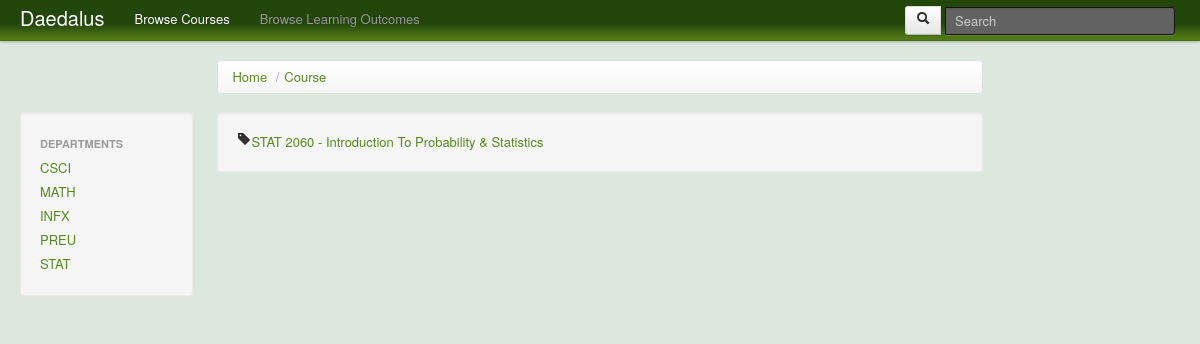
Page /index.php?q=course/STAT on the committed database.
### tables this page shows
CREATE TABLE `dae_course` (
  `id` int(11) NOT NULL auto_increment,
  `course_code` varchar(4) NOT NULL,
  `course_number` int(11) NOT NULL,
  `course_name` varchar(150) NOT NULL,
  `course` varchar(9) default NULL,
  `mapped` tinyint(4) NOT NULL default '0',
  `viewable` tinyint(4) NOT NULL default '1',
  PRIMARY KEY  (`id`)
);

### index.php (called while the page is built, shortened)
<?php
	require_once('./classes/ContentEngine.php');
	require_once('./classes/Courses.php');
	require_once('./classes/Query.php');
	$generator = new ContentEngine();
?>

### classes/Query.php (called while the page is built, shortened)
<?php
require_once('config/mysql.config.php');
$mysql_link = $mysql_link;
class Query {
  public static function escapeString($array) {
    global $mysql_link;
    $escaped_array = array();
    foreach($array as $key=>$val) {
      $escapedKey = mysqli_real_escape_string($mysql_link, $key);
      $escapedVal = mysqli_real_escape_string($mysql_link, $val);
      $escaped_array[$escapedKey] = $escapedVal;
    }
    return $escaped_array;
  }
  public static function d_query($query) {
    global $mysql_link;
    $x = mysqli_query($mysql_link, $query) or die(mysqli_error($mysql_link));
    return $x;
  }
  public static function d_queryCol($table, $colName, $whereConditions=null, $sort=null, $limit=null) {
    $query = "
      SELECT DISTINCT(".$colName.")
      FROM `$table` ";
    $result = self::d_query($query);
    $row_array = array();
    while($row = mysqli_fetch_assoc($result)) {
      $row_array[] = $row[$colName];
    }
    return $row_array;
  }
  public static function d_queryAll($table, $whereConditions=null, $sort=null, $limit=null) {
    $query = "
      SELECT *
      FROM `$table` ";
    if(is_array($whereConditions)) {
      $query .= "WHERE ";
      $count = count($whereConditions);
      $whereConditions = self::escapeString($whereConditions);
      foreach($whereConditions as $col=>$val) {
        $query .= "$col = '$val' ";
      }
    }
    else if($whereConditions) {
      die('Error: query where conditions');
      return null;
    }
		if($sort) {
			$query .= 'ORDER BY '.$sort.' ';
		}
    $result = self::d_query($query);
    $row_array = array();
    while($row = mysqli_fetch_assoc($result)) {
      $row_array[] = (object)$row;
    }
    return $row_array;
  }
}

### classes/Courses.php (the view, shortened to what this page needs)
<?php
require_once('Query.php');
class Courses {
  public static function getCourseCodeList() {
    return Query::d_queryCol('dae_course', 'course_code');
  }
  public static function getBrowseCourseList() {
    $courseCode_array = self::getCourseCodeList();
    $courses_list = array();
    foreach($courseCode_array as $code) {
      $courses_array = Query::d_queryAll('dae_course', array('course_code'=>$code), 'course_number');
      foreach($courses_array as $course_obj) {
        $course_obj->hyperlink = '<a href="index.php?q=course/'.strtolower($course_obj->course_code).'/'.$course_obj->course_number .'">'. $course_obj->course .' - '. $course_obj->course_name .'</a>';
        $courses_list[$code][$course_obj->course_number] = $course_obj;
      }
    }
    return $courses_list;
  }
}
?>

### classes/ContentEngine.php (shortened to what this page needs)
<?php
require_once('Query.php');
require_once('Courses.php');
Class ContentEngine{
	protected $data;
	protected $path;
	protected $page;
	public function __construct(){
		$this->data = '';
		$this->path = explode('/',(isset($_GET['q']))?$_GET['q']:'');
		$this->page = $this->path[0];
		$this->generateContent();
		print $this->data;
	}
	private function getTitle(){
		return 'Daedalus';
	}
	private function generateContent(){
		$selected = '';
		if( isset($this->path[2]) ){
			if( $this->path[0] == 'course' ){
				$selected = 'course';
			}
			else if ( $this->path[0] == 'slo' && $this->path[1] == 'cloud' ){
				$selected = 'tagCloud';
			}
			else{
				redirect_home();
			}
		}
		else if( isset($this->path[1]) ){
			if( $this->path[0] == 'course' ){
				$selected = 'department';
			}
		}
		$leftWing = $selected.'_leftWing';
		$content = $selected.'_content';
		$rightWing = $selected.'_rightWing';
		if( ! method_exists($this,$rightWing) ){
			$rightWing = 'default_rightWing';
		}
		$this->addLeftWing($leftWing);
		$this->addContent($content);
		$this->addRightWing($rightWing);
		$this->addContainer();
		$this->prependNavBar();
		$this->addBody();
		$this->prependHead();
		$this->addHtml();
	}
	private function getBreadcrumbs() {
		$args = $this->path;
		$breadcrumb_string = '
			<ul class="breadcrumb">
				<li>
					<a href="index.php">Home</a> <span class="divider">/</span>
				</li>';
		$url = 'index.php?q=';
		$arrsize = count($args);
		for($i = 0; $i<$arrsize-1; $i++) {
			$breadCrumb_arg = strtolower($args[$i]);
			if($i == 0) {
				$url .= $breadCrumb_arg;
			}
			else {
				$url .= '/'.$breadCrumb_arg;
			}
			$breadcrumb_string .= '<li>
				<a href="'.$url.'">';
			if( $this->path[0] == 'course' && $i==1 ){
				$breadcrumb_string .= strtoupper($args[$i]);
			}
			else if( $this->path[0] == 'slo' && $i==1 ){
				$slo = SLO::getSLO($args[$i]);
				$breadcrumb_string.= $slo->slo_text;
			}else{
				$breadcrumb_string .= ucfirst(strtolower($args[$i]));
			}
			$breadcrumb_string.= '</a>';
		}
		$breadcrumb_string .= '</ul>';
		return $breadcrumb_string;
	}
	private function addContainer(){
		$this->data = '
		<div class="container-fluid">
			<div class="row-fluid">
        <div class="span2"></div>
        <div class="span8">
          '.$this->getBreadcrumbs().'
         </div>
			</div>
			<div class="row-fluid">
				'.$this->data.'
			</div>
		</div>';
	}
	private function addBody(){
		$this->data = "<body>\n$this->data\n\t\t</body>";
	}
	private function addHtml(){
		$this->data = '<!DOCTYPE html>'."\n".'<html>'."\n" . $this->data ."\n". '</html>'."\n";
	}
	private function prependHead(){
		$this->data = '
		<head>
			<title>'.$this->getTitle().'</title>
			<link href="css/bootstrap.css" rel="stylesheet">
			<link href="css/style.css" rel="stylesheet" type="text/css" /a>
			<script type="text/javascript" src="http://ajax.googleapis.com/ajax/libs/jquery/1.7.2/jquery.js"></script>
			<script type="text/javascript" src="js/bootstrap-tab.js"></script>
			<script type="text/javascript" src="js/courseContent.js"></script>
			<script type="text/javascript" src="js/bootstrap-tooltip.js"></script>
			<script type="text/javascript" src="js/bootstrap-popover.js"></script>
			<script type="text/javascript" src="js/bootstrap-dropdown.js"></script>
			<script>
				$(function (){
					$(".right-wing-item").popover(
						{placement: \'left\'}
					);
			  		$(".left-wing-item").popover();
				});
			</script>
			<style>
				body{
					padding-top: 60px;
				}
			</style>
		</head>
		'.$this->data;
	}
	private function prependNavBar(){
		$this->navBarDefault();
	}
	private function navBarDefault(){
		$dropDownItems = "";
		$code = Courses::getCourseCodeList();
		foreach($code as $value)
		{
			$li = "<li><a href=\"index.php?q=course/".$value."\">";
			$li .= $value;
			$li .= "</a></li>\n";
			$dropDownItems .= $li;
		}
		$this->data.= '
		<div class="navbar navbar-fixed-top">
			<div class="navbar-inner">
				<div class="container-fluid">
					<a class="btn btn-navbar" data-toggle="collapse" data-target=".nav-collapse">
						<span class="icon-bar"></span>
						<span class="icon-bar"></span>
						<span class="icon-bar"></span>
					</a>
					<a class="'.($this->page==''?'brand-select':'brand').'" href="index.php">Daedalus</a>
					<div class="btn-group pull-right">
						<div class="input-prepend">
							<form class="navbar-search pull-left" action="index.php?q=search" method="POST">
								<button type="submit" class="btn"><i class="icon-search"></i></button>
								<input type="text" class="search-query" placeholder="Search" id="search" name="terms">
							</form>
						</div>
					</div>
					<div class="nav-collapse">
						<ul class="nav">
							<li class="dropdown '.($this->page=='course'?'active':'').'">
							<a href="#" class="dropdown-toggle" data-toggle="dropdown">
								Browse Courses
							</a>
								<ul class="dropdown-menu">
									<li><a href="index.php?q=course">All Courses</a></li>
									 <li class="divider"></li>
									'.
										$dropDownItems
									.'
								</ul>
							</li>
						</ul>
						<ul class="nav">
							<li class="dropdown '.($this->page=='slo'?'active	':'').'">
								<a href="#" class="dropdown-toggle" data-toggle="dropdown">
									Browse Learning Outcomes
								</a>
								<ul class="dropdown-menu">
									<li><a href="index.php?q=slo">Learning Outcomes</a></li>
									<li><a href="index.php?q=slo/cloud">Tag Cloud</a></li>
								</ul>
							</li>
						</ul>
					</div>
				</div>
		    </div>
		</div>';
	}
	private function addLeftWing($func){
		$this->data .= '<div class="span2">';
		if( method_exists($this,$func) ) $this->$func();
		else $this->default_leftWing();
		$this->data.= '</div>';
	}
	private function addContent($func){
		$this->data .= '
		<div class="container span8">';
		$this->data.='<div class="well">';
		( method_exists($this,$func) ? $this->$func() : $this->default_content );
		$this->data.= '
			</div>
		</div>';
	}
	private function addRightWing($func){
		$this->data .= '
		<div class="span2">';
		$this->data.= '</div>';
	}
	private function department_leftWing(){
		$courseCode_array = Courses::getCourseCodeList();
		$string = '
		<ul class="well nav nav-list">
			<li class="nav-header">Departments</li>';
		foreach($courseCode_array as $code) {
			$string .= '<li><a href="index.php?q=course/'.strtolower($code).'">'.$code.'</a></li>';
		}
		$this->data .= $string;
	}
	private function department_content(){
		$args = $this->path;
		$courses_list = Courses::getBrowseCourseList();
		$output_string = '';
		foreach($courses_list[strtoupper($args[1])] as $obj) {
			$output_string .= '<i class="icon-tag"></i>'.$obj->hyperlink .'<br />';
		}
		$this->data .= $output_string;
	}
}

### css/style.css (style rules this page uses)
body { margin-top: 0px; background-color: #DCE8DD; background-repeat: repeat-y; background-repeat: repeat-x; color: black; }
.navbar-inner { background: #23470a; background: -moz-linear-gradient(top, #23470a 59%, #517816 92%); background: -webkit-gradient(linear, left top, left bottom, color-stop(59%,#23470a), color-stop(92%,#517816)); background: -webkit-linear-gradient(top, #23470a 59%,#517816 92%); background: -o-linear-gradient(top, #23470a 59%,#517816 92%); background: -ms-linear-gradient(top, #23470a 59%,#517816 92%); background: linear-gradient(to bottom, #23470a 59%,#517816 92%); filter: progid:DXImageTransform.Microsoft.gradient( startColorstr='#23470a', endColorstr='#517816',GradientType=0 ); }
.navbar .nav .active > a, .navbar .nav .active > a:active { color: #ffffff; text-decoration: none; }
.well { min-height: 20px; padding: 19px; margin-bottom: 20px; background-color: #f5f5f5; border: 1px solid #ffffff; border: 1px solid rgba(0, 0, 0, 0.05); -webkit-border-radius: 4px; -moz-border-radius: 4px; border-radius: 4px; -webkit-box-shadow: inset 0 1px 1px rgba(0, 0, 0, 0.05); -moz-box-shadow: inset 0 1px 1px rgba(0, 0, 0, 0.05); box-shadow: inset 0 1px 1px rgba(0, 0, 0, 0.05); }

### classes/ContentEngine.php (style rules this page uses)
body { padding-top: 60px; }

### rows in the picture
dae_course: course "STAT 2060", course_name "Introduction To Probability & Statistics"

### other values in the picture
$code "CSCI"
$code "MATH"
$code "INFX"
$code "PREU"
$code "STAT"
